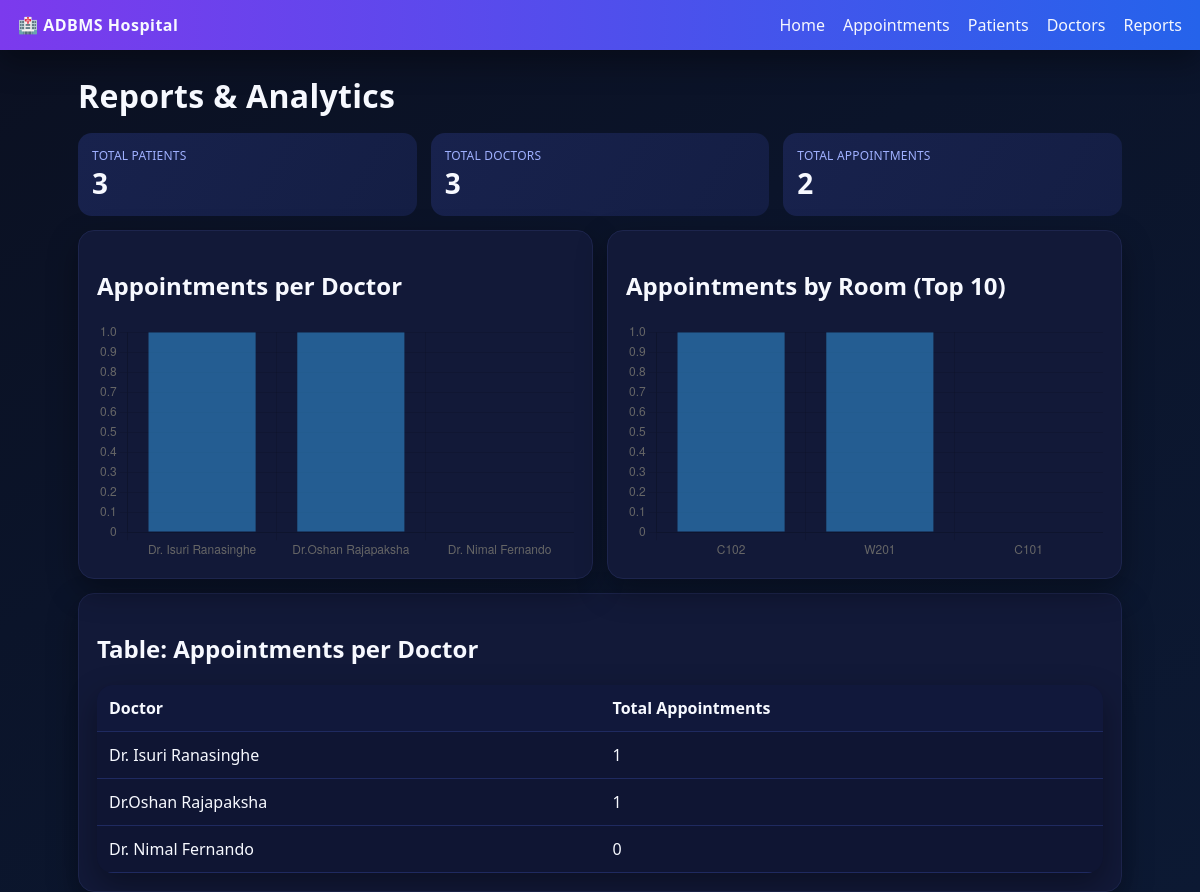
Page /reports on the committed database.
### tables this page shows
CREATE TABLE Doctors (
        doctor_id    INTEGER PRIMARY KEY AUTOINCREMENT,
        full_name    TEXT NOT NULL,
        specialization TEXT NOT NULL
    );

### app.py (the view)
@app.route("/reports")
def reports():
    conn = get_db()
    per_doc = conn.execute("""
        SELECT d.full_name AS doctor, COUNT(a.appointment_id) AS total
        FROM Doctors d
        LEFT JOIN Appointments a ON d.doctor_id = a.doctor_id AND a.status!='Cancelled'
        GROUP BY d.doctor_id
        ORDER BY total DESC, doctor ASC
    """).fetchall()
    counts = conn.execute("""
        SELECT
          (SELECT COUNT(*) FROM Patients) AS patients,
          (SELECT COUNT(*) FROM Doctors) AS doctors,
          (SELECT COUNT(*) FROM Appointments WHERE status!='Cancelled') AS appts
    """).fetchone()
    by_room = conn.execute("""
        SELECT r.room_number AS room, COUNT(a.appointment_id) AS total
        FROM Rooms r
        LEFT JOIN Appointments a ON a.room_id = r.room_id AND a.status!='Cancelled'
        GROUP BY r.room_id
        ORDER BY total DESC, r.room_number
        LIMIT 10
    """).fetchall()
    conn.close()
    labels = [r["doctor"] for r in per_doc]
    values = [r["total"] for r in per_doc]
    room_labels = [r["room"] for r in by_room]
    room_values = [r["total"] for r in by_room]
    return render_template("reports.html",
                           per_doc=per_doc, counts=counts,
                           chart_labels=labels, chart_values=values,
                           room_labels=room_labels, room_values=room_values)

### app.py (called while the page is built)
def get_db():
    conn = sqlite3.connect(DB_PATH)
    conn.row_factory = sqlite3.Row
    conn.execute("PRAGMA foreign_keys = ON;")
    return conn

### templates/reports.html (shortened to what this page needs)
{% extends "layout.html" %}
{% block content %}
<h1 class="title">Reports & Analytics</h1>
<div class="grid cols-3" style="margin-bottom:14px;">
  <div class="stat"><div><div class="kicker">Total Patients</div><div class="num">{{ counts.patients }}</div></div></div>
  <div class="stat"><div><div class="kicker">Total Doctors</div><div class="num">{{ counts.doctors }}</div></div></div>
  <div class="stat"><div><div class="kicker">Total Appointments</div><div class="num">{{ counts.appts }}</div></div></div>
</div>
<div class="grid cols-2">
  <div class="card">
    <h2>Appointments per Doctor</h2>
    <canvas id="perDoctor"></canvas>
  </div>
  <div class="card">
    <h2>Appointments by Room (Top 10)</h2>
    <canvas id="byRoom"></canvas>
  </div>
</div>
<div class="card" style="margin-top:14px;">
  <h2>Table: Appointments per Doctor</h2>
  <table>
    <thead><tr><th>Doctor</th><th>Total Appointments</th></tr></thead>
    <tbody>
      {% for r in per_doc %}
        <tr><td>{{r.doctor}}</td><td>{{r.total}}</td></tr>
      {% endfor %}
    </tbody>
  </table>
</div>
<script>
const labels = {{ chart_labels|tojson }};
const values = {{ chart_values|tojson }};
const ctx1 = document.getElementById('perDoctor').getContext('2d');
new Chart(ctx1, {
  type: 'bar',
  data: {
    labels: labels,
    datasets: [{
      label: 'Appointments',
      data: values
    }]
  },
  options: {
    plugins: { legend: { display: false } },
    scales: { y: { beginAtZero: true } }
  }
});
const roomLabels = {{ room_labels|tojson }};
const roomValues = {{ room_values|tojson }};
const ctx2 = document.getElementById('byRoom').getContext('2d');
new Chart(ctx2, {
  type: 'bar',
  data: {
    labels: roomLabels,
    datasets: [{
      label: 'Appointments',
      data: roomValues
    }]
  },
  options: {
    plugins: { legend: { display: false } },
    scales: { y: { beginAtZero: true } }
  }
});
</script>
{% endblock %}

### static/style.css (style rules this page uses)
:root { --bg:#0b1021; --panel:#0f1533; --muted:#a3b0d7; --text:#f7f9ff; --accent:#7c3aed; --accent2:#2563eb; --accent3:#10b981; --danger:#ef4444; --card:#121938; --shadow:0 12px 30px rgba(0,0,0,.35); }
* { box-sizing:border-box;font-family:ui-sans-serif,system-ui,Segoe UI,Roboto,Arial }
html,body { height:100% }
body { margin:0;background:linear-gradient(150deg, #0b1021 0%, #0b142a 40%, #0c1933 100%);color:var(--text) }
.title { margin:8px 0 16px;font-weight:800;letter-spacing:.3px }
.card { background:var(--card);border:1px solid #1d254d;border-radius:16px;box-shadow:var(--shadow);padding:18px }
.grid { display:grid;gap:14px }
@media (min-width:820px) { .grid.cols-3 { grid-template-columns:repeat(3,1fr) } }
@media (min-width:620px) { .grid.cols-2 { grid-template-columns:repeat(2,1fr) } }
table { width:100%;border-collapse:collapse;background:var(--panel);border-radius:16px;overflow:hidden;box-shadow:var(--shadow) }
thead { background:#11183b }
td,th { padding:12px;border-bottom:1px solid #1f2a60;text-align:left }
.stat { display:flex;align-items:center;justify-content:space-between;padding:14px;border-radius:14px;background:linear-gradient(120deg, #18224d, #141e44) }
.stat .num { font-size:28px;font-weight:800 }
.kicker { font-size:12px;text-transform:uppercase;letter-spacing:.2px;color:#9fb0ff }

### rows in the picture
Doctors: doctor "Dr. Isuri Ranasinghe", total "1"
Doctors: doctor "Dr.Oshan Rajapaksha", total "1"
Doctors: doctor "Dr. Nimal Fernando", total "0"

### other values in the picture
{{ counts.patients }} "3"
{{ counts.doctors }} "3"
{{ counts.appts }} "2"
chart data {{ chart_labels|tojson }} ["Dr. Isuri Ranasinghe", "Dr.Oshan Rajapaksha", "Dr. Nimal Fernando"]
chart data {{ chart_values|tojson }} [1, 1, 0]
chart data {{ room_labels|tojson }} ["C102", "W201", "C101"]
chart data {{ room_values|tojson }} [1, 1, 0]
